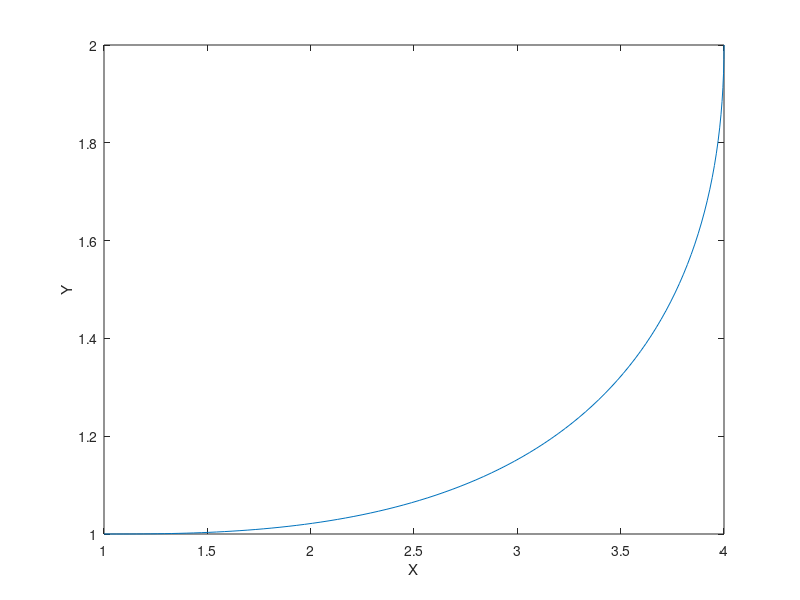

MATLAB code to generate this figure:
% f4_14
% Copyright S. Nakamura, 1995
set(gcf, 'NumberTitle','off','Name', 'Figure 4.14')

clear,clf
a = 3;
b = 3;
c = [0,0,0,1; 0,0,1,0; 1,1,1,1; 3,2,1,0]\[1; a; 4; 0];
d = [0,0,0,1; 0,0,1,0; 1,1,1,1; 3,2,1,0]\[1; 0; 2; b];
s = 0:0.01:1;
x = polyval(c,s); y = polyval(d,s);  plot(x,y)
xlabel('X'); ylabel('Y');

%print fig4d14.ps
